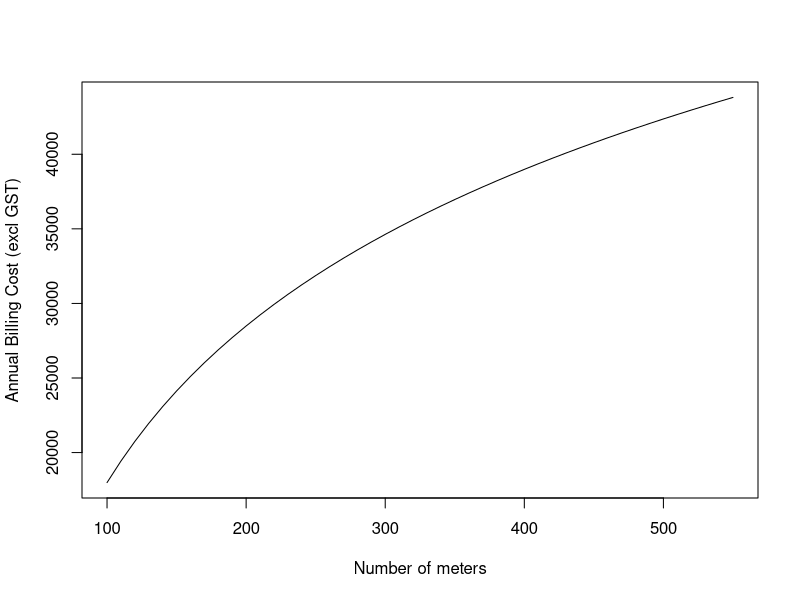
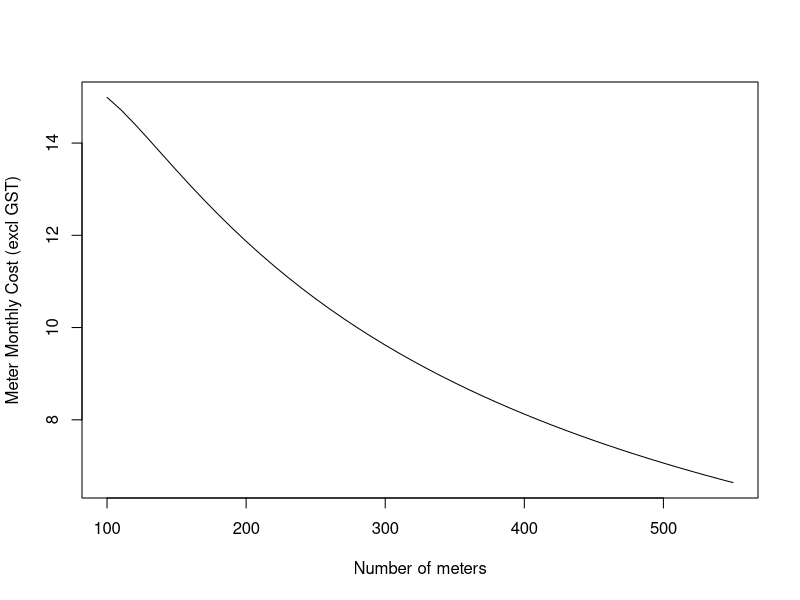

These charts were generated, in order, by the following R code:
## ---- chunk 1
knitr::opts_chunk$set(echo = TRUE)

## ---- chunk 2

base_billing <- 21000 # base billing charge to BC (excl GST)
base_n <- 61 * 2 # base number of meters (water and electricity)

discount_for_double_n <- 0.5

log2_n <- c(log2(base_n),log2(base_n*2))
y <- c(base_billing, 
       base_billing * (2 - discount_for_double_n))
lm.fit <- lm(y ~ log2_n)

tot_cost <- function(n) {
  predict(lm.fit, data.frame(log2_n = log2(n)))
}

ind_cost <- function(n) {
  tot_cost(n) / n / 12
}

n <- 10:55 * 10
tot <- sapply(n, tot_cost)
ind <- sapply(n, ind_cost)

# check that we get back base cost given base_n
(base_tot_cost <- tot_cost(base_n))
(abs(base_tot_cost-base_billing) < 1e-6) # machine precision equality
# meter monthly cost
ind_cost(base_n)

# total cost indication for 180, 360 and 540 meters
tot_cost(180 * 1:3)
# differenced cost to provide incremental 180 meters
diff(tot_cost(180 * 1:3))
# meter monthly cost
ind_cost(180 * 1:3)

plot.new()  
plot(n, tot, type = "l", xlab = "Number of meters", ylab = "Annual Billing Cost (excl GST)")  
plot(n, ind, type = "l", xlab = "Number of meters", ylab = "Meter Monthly Cost (excl GST)")  

